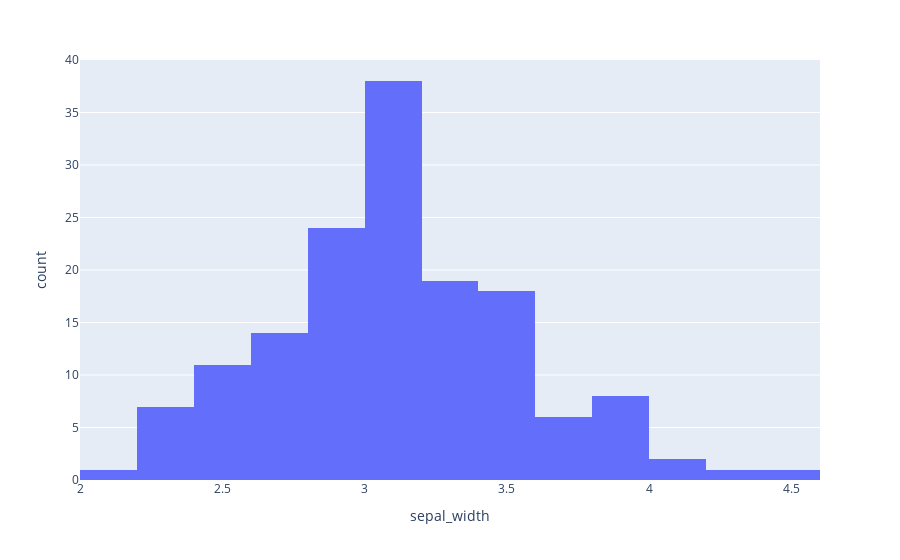

Write notebook code for a chart like this one.
### Code cell
px.histogram(data_frame=iris, x='sepal_width')

### Figure 1 — Plotly figure (JSON) as saved in the notebook; plotly's stock layout.template omitted (floating-point values rounded to 4 significant figures; data arrays with more than 128 entries replaced by an {"elided": "..."} marker saying what was removed)
{"data": [{"alignmentgroup": "True", "bingroup": "x", "hovertemplate": "sepal_width=%{x}<br>count=%{y}<extra></extra>", "legendgroup": "", "marker": {"color": "#636efa", "pattern": {"shape": ""}}, "name": "", "offsetgroup": "", "orientation": "v", "showlegend": false, "type": "histogram", "x": {"elided": "150 float values"}, "xaxis": "x", "yaxis": "y"}], "layout": {"barmode": "relative", "legend": {"tracegroupgap": 0}, "margin": {"t": 60}, "xaxis": {"anchor": "y", "domain": [0, 1], "title": {"text": "sepal_width"}}, "yaxis": {"anchor": "x", "domain": [0, 1], "title": {"text": "count"}}}}
